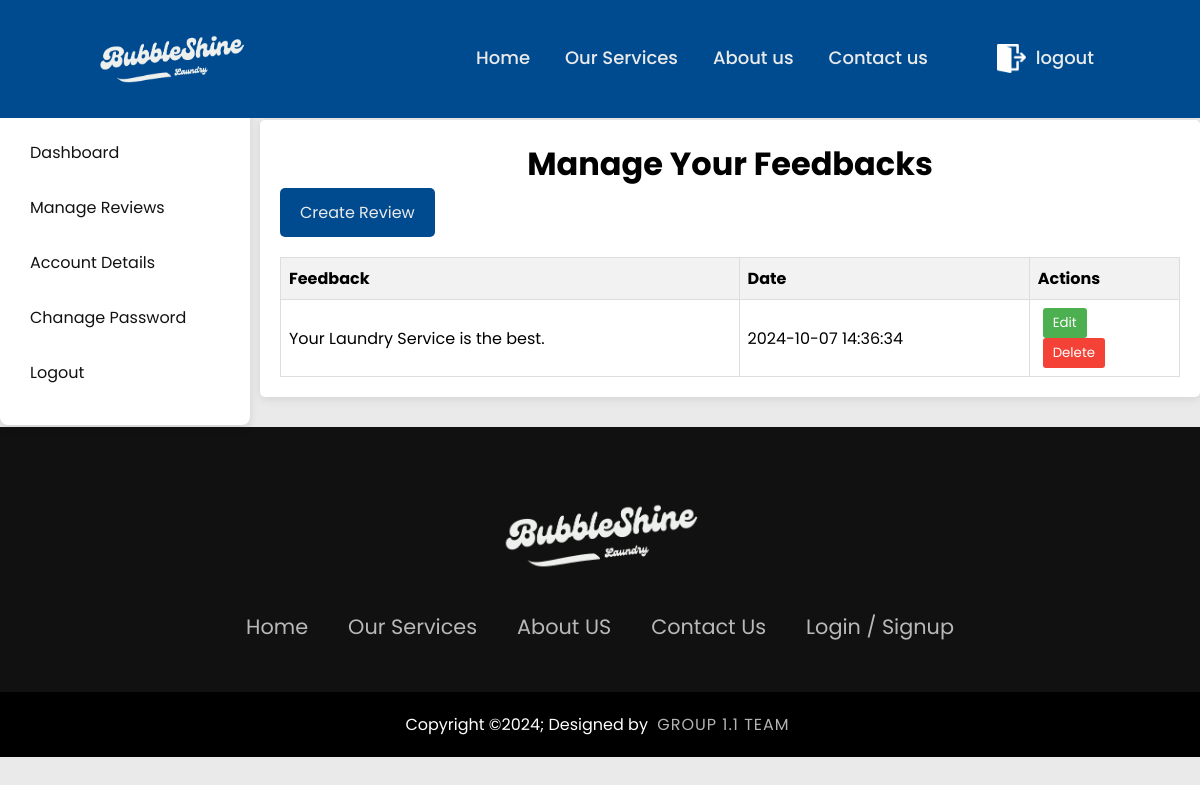
/reviews/manage-feedback.php (signed in), run on the app's committed database.
### tables this page shows
CREATE TABLE IF NOT EXISTS `reviews` (
  `review_id` int NOT NULL AUTO_INCREMENT,
  `user_id` int NOT NULL,
  `user_name` varchar(255) NOT NULL,
  `review` text NOT NULL,
  `review_date` timestamp NOT NULL DEFAULT CURRENT_TIMESTAMP,
  PRIMARY KEY (`review_id`),
  KEY `user_id` (`user_id`)
);

### reviews/manage-feedback.php (the view, shortened to what this page needs)
<?php
include '../global-assets/db.php';
$user_id = $_SESSION['user_id'];
$sql = "SELECT * FROM reviews WHERE user_id = ?";
$stmt = $connection->prepare($sql);
$stmt->bind_param("i", $user_id);
$stmt->execute();
$result = $stmt->get_result();
$feedbacks = $result->fetch_all(MYSQLI_ASSOC);
?>
<!DOCTYPE html>
<html lang="en">
<head>
    <link rel="stylesheet" href="styles/manage-feedbacks.css">
    <link rel="stylesheet" href="../css/header-footer-sidebar.css">
    <link rel="stylesheet" href="../css/position.css">
</head>
<body>
    <div class="container">
        <h1>Manage Your Feedbacks</h1>
        <a href="write_review.php"><button class="create-review-btn">Create Review</button></a>
        <table>
            <thead>
                <tr>
                    <th>Feedback</th>
                    <th>Date</th>
                    <th>Actions</th>
                </tr>
            </thead>
            <tbody>
                <?php foreach ($feedbacks as $feedback): ?>
                    <tr>
                        <td><?php echo htmlspecialchars($feedback['review']); ?></td>
                        <td><?php echo date('Y-m-d H:i:s', strtotime($feedback['review_date'])); ?></td>
                        <td>
                        <button class="edit-btn" onclick="editFeedback(<?php echo $feedback['review_id']; ?>)">Edit</button>
                            <form method="POST" action="delete_feedback.php" onsubmit="return confirmDeletion();">
                                <button type="submit" class="delete-btn">Delete</button>
                            </form>
                        </td>
                    </tr>
                <?php endforeach; ?>
            </tbody>
        </table>
    </div>
</body>
</html>

### reviews/styles/manage-feedbacks.css (style rules this page uses)
.container { max-width: 90%; background: white; margin-top: 20px; margin-bottom: 30px; margin-left: 100px; padding: 20px; border-radius: 5px; box-shadow: 0 2px 10px rgba(0, 0, 0, 0.1); }
h1 { text-align: center; }
table { width: 100%; border-collapse: collapse; }
table th, table td { border: 1px solid #ddd; padding: 8px; text-align: left; }
table th { background-color: #f2f2f2; }
.edit-btn, .delete-btn { padding: 5px 10px; margin: 0 5px; border: none; border-radius: 3px; cursor: pointer; }
.edit-btn { background-color: #4CAF50; color: white; }
.delete-btn { background-color: #f44336; color: white; }
.create-review-btn { background-color: #004B90; color: #eaeaea; font-size: 16px; padding: 12px 20px; border: none; border-radius: 5px; cursor: pointer; transition: background-color 0.3s, transform 0.3s; margin-bottom: 20px; }

### css/header-footer-sidebar.css (style rules this page uses)
* { margin: 0; padding: 0; box-sizing: border-box; font-family: 'Poppins', sans-serif; }
body { background: #eaeaea; padding-top: 100px; }
.header { position: fixed; top: 0; left: 0; width: 100%; padding:30px 8%; background: #004B90; display: flex; justify-content: space-between; align-items: center; z-index:100; }
.header img { width: 150px; height: auto; float: left; margin-right: 20px; }
.navbar { display:flex; flex: 1; justify-content: center; gap: 15px; margin-left: 200px; }
.navbar a { font-size: 18px; color: #eaeaea; text-decoration: none; font-weight: 500; margin: 10px; transition: .3s; }
#login { margin-left: auto; }
#login-image { width: 29px !important; height: auto; margin-right: 10px; vertical-align: middle; filter: invert(100%) sepia(100%) saturate(0%) hue-rotate(200deg); }
.footerContainer { background-color: #111; }
.footerContainer { width: 100%; padding: 70px 30px 20px ; }
.footerContainer img { width:200px; height:auto; }
.footerNav { margin: 30px 0; }
.footerNav ul { display: flex; justify-content: center; list-style-type: none; }
.footerNav ul li a { color:white; margin: 20px; text-decoration: none; font-size: 1.3em; opacity: 0.7; transition: 0.5s; }
.footerBottom { background-color: #000; padding: 20px; text-align: center; }
.footerBottom p { color: white; }
.designer { opacity: 0.7; text-transform: uppercase; letter-spacing: 1px; font-weight: 400; margin: 0px 5px; }
.sidebar { width: 300px; background-color: #ffffff; padding: 20px; display: flex; flex-direction: column; justify-content: flex-start; box-shadow: 0 4px 8px rgba(0, 0, 0, 0.1); border-radius: 8px; }
nav { width: 100%; }
nav ul { list-style-type: none; padding: 0; margin: 0; }
nav ul li { margin: 10px 0; }
nav ul li a { color: #121212; text-decoration: none; display: block; padding: 10px; border-radius: 4px; transition: background-color 0.3s; }

### css/position.css (style rules this page uses)
body { position: relative; }
.sidebar { position: absolute; left: 0; width: 250px; }
.container { margin-left: 260px; padding: 20px; }

### data on the page
reviews: review "Your Laundry Service is the best.", review_date "2024-10-07 14:36:34"
